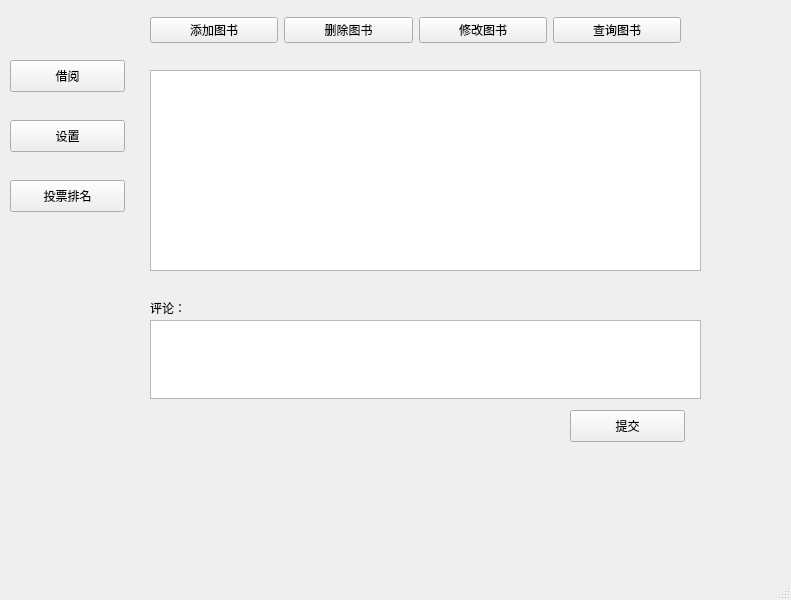
<?xml version="1.0" encoding="UTF-8"?>
<ui version="4.0">
 <class>Manager</class>
 <widget class="QMainWindow" name="Manager">
  <property name="geometry">
   <rect>
    <x>0</x>
    <y>0</y>
    <width>791</width>
    <height>600</height>
   </rect>
  </property>
  <property name="windowTitle">
   <string>MainWindow</string>
  </property>
  <property name="autoFillBackground">
   <bool>true</bool>
  </property>
  <widget class="QWidget" name="centralwidget">
   <widget class="QTableView" name="tableView">
    <property name="geometry">
     <rect>
      <x>150</x>
      <y>70</y>
      <width>551</width>
      <height>201</height>
     </rect>
    </property>
   </widget>
   <widget class="QPushButton" name="pushButtonComment">
    <property name="geometry">
     <rect>
      <x>570</x>
      <y>410</y>
      <width>115</width>
      <height>32</height>
     </rect>
    </property>
    <property name="text">
     <string>提交</string>
    </property>
   </widget>
   <widget class="QWidget" name="layoutWidget">
    <property name="geometry">
     <rect>
      <x>150</x>
      <y>10</y>
      <width>531</width>
      <height>41</height>
     </rect>
    </property>
    <layout class="QHBoxLayout" name="horizontalLayout">
     <item>
      <widget class="QPushButton" name="pushButtonAdd">
       <property name="text">
        <string>添加图书</string>
       </property>
      </widget>
     </item>
     <item>
      <widget class="QPushButton" name="pushButtonDelete">
       <property name="text">
        <string>删除图书</string>
       </property>
      </widget>
     </item>
     <item>
      <widget class="QPushButton" name="pushButtonModify">
       <property name="text">
        <string>修改图书</string>
       </property>
      </widget>
     </item>
     <item>
      <widget class="QPushButton" name="pushButtonQuery">
       <property name="text">
        <string>查询图书</string>
       </property>
      </widget>
     </item>
    </layout>
   </widget>
   <widget class="QPlainTextEdit" name="plainTextEdit">
    <property name="geometry">
     <rect>
      <x>150</x>
      <y>320</y>
      <width>551</width>
      <height>79</height>
     </rect>
    </property>
   </widget>
   <widget class="QPushButton" name="pushButtonBorrow">
    <property name="geometry">
     <rect>
      <x>10</x>
      <y>60</y>
      <width>115</width>
      <height>32</height>
     </rect>
    </property>
    <property name="text">
     <string>借阅</string>
    </property>
   </widget>
   <widget class="QPushButton" name="pushButtonSetManager">
    <property name="geometry">
     <rect>
      <x>10</x>
      <y>120</y>
      <width>115</width>
      <height>32</height>
     </rect>
    </property>
    <property name="text">
     <string>设置</string>
    </property>
   </widget>
   <widget class="QPushButton" name="pushButtonVote">
    <property name="geometry">
     <rect>
      <x>10</x>
      <y>180</y>
      <width>115</width>
      <height>32</height>
     </rect>
    </property>
    <property name="text">
     <string>投票排名</string>
    </property>
   </widget>
   <widget class="QLabel" name="label">
    <property name="geometry">
     <rect>
      <x>150</x>
      <y>300</y>
      <width>59</width>
      <height>16</height>
     </rect>
    </property>
    <property name="text">
     <string>评论：</string>
    </property>
   </widget>
   <zorder>layoutWidget</zorder>
   <zorder>tableView</zorder>
   <zorder>pushButtonComment</zorder>
   <zorder>plainTextEdit</zorder>
   <zorder>pushButtonBorrow</zorder>
   <zorder>pushButtonSetManager</zorder>
   <zorder>pushButtonVote</zorder>
   <zorder>label</zorder>
  </widget>
  <widget class="QMenuBar" name="menubar">
   <property name="geometry">
    <rect>
     <x>0</x>
     <y>0</y>
     <width>791</width>
     <height>22</height>
    </rect>
   </property>
  </widget>
  <widget class="QStatusBar" name="statusbar"/>
 </widget>
 <resources/>
 <connections/>
</ui>
